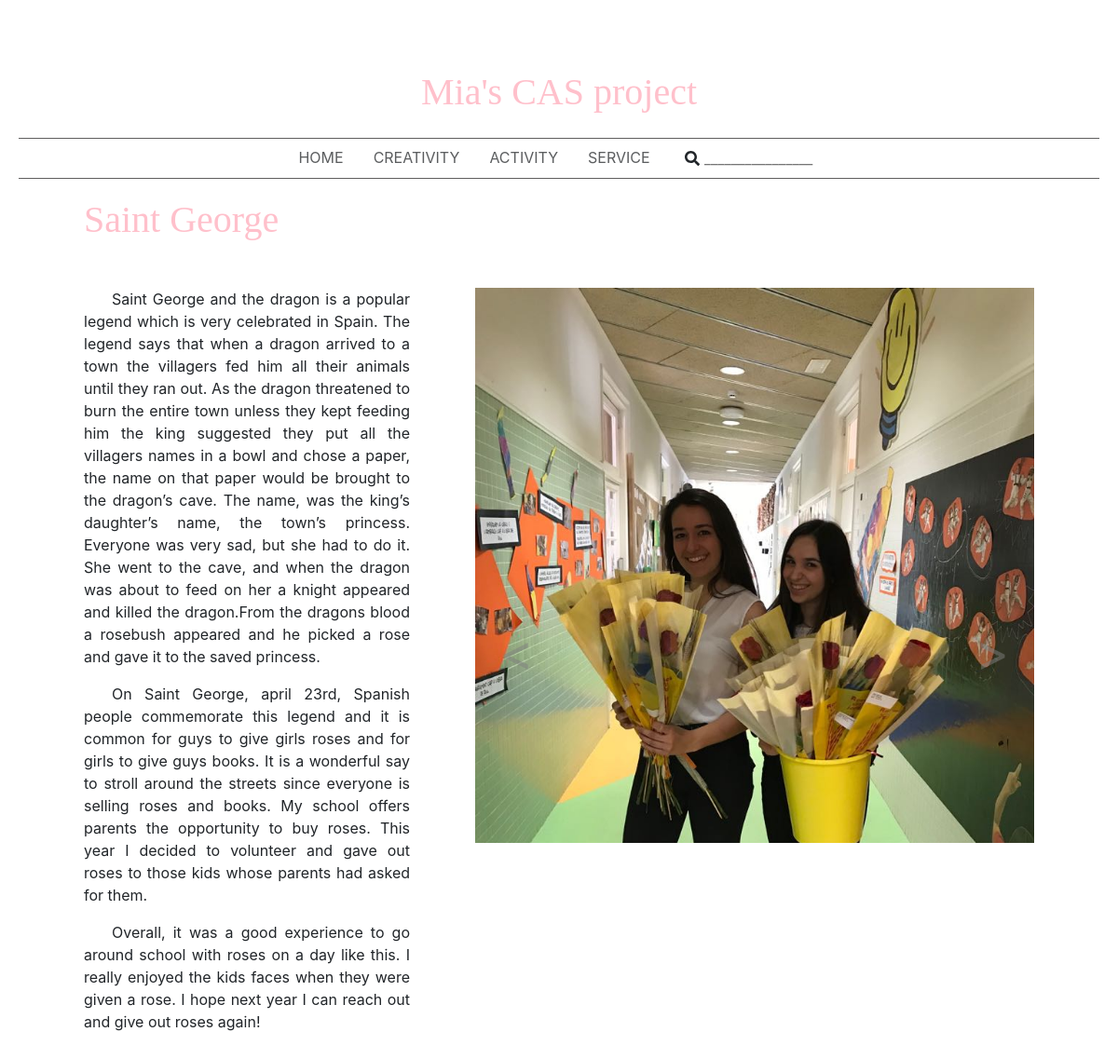
The page /post/14 on the database its author committed.
### tables this page shows
CREATE TABLE "posts"(
	"post_id"       Integer NOT NULL PRIMARY KEY AUTOINCREMENT,
	"post_text"     Text NOT NULL,
	"post_img_name" Text NOT NULL,
	"post_title"    Text NOT NULL,
	"post_date"     Date );

CREATE TABLE "post_images"(
	"post_id"   Integer NOT NULL,
	"img_name"  Text NOT NULL,
	"img_order" Integer NOT NULL );

### application.py (the view)
@application.route('/post/<post_id>')
def post(post_id):
    conn_c = get_db_connection()
    conn_c.execute('SELECT * FROM posts WHERE post_id=?', (post_id,))
    post_info = conn_c.fetchone()
    conn_c.execute('SELECT * FROM post_images WHERE post_id=? ORDER BY img_order', (post_id,))
    imgs_info = conn_c.fetchall()
    num_imgs  = len(imgs_info)
    return render_template('post.html', post_text=post_info['post_text'],
                                        post_title=post_info['post_title'],
                                        post_date=post_info['post_date'],
                                        post_imgs=imgs_info,
                                        num_imgs=num_imgs)

### application.py (called while the page is built)
def get_db_connection():
    import sqlite3
    conn = sqlite3.connect('database.db')
    conn.row_factory = sqlite3.Row
    conn_c = conn.cursor()
    return conn_c

### templates/post.html (shortened to what this page needs)
{% extends "layout.html" %}
{% block content %}
  <h1 class="post_h1">{{ post_title }}</h1>
  <br/>
  <div id="carouselExampleIndicators" class="carousel slide" data-ride="carousel">
    <ol class="carousel-indicators">
      {% for i in range(num_imgs) %}
        <li data-target="#carouselExampleIndicators" data-slide-to="{{i}}" {% if i == 0 %}class="active"{% endif %}></li>
      {% endfor %}
    </ol>
    <div class="carousel-inner">
      {% for img in post_imgs %}
        <div class="carousel-item {% if loop.index == 1 %}active{% endif %}">
          <img class="d-block w-100" src="../static/img/{{img['img_name']}}">
        </div>
      {% endfor %}
    </div>
    {% if post_imgs|length > 1 %}
      <a class="carousel-control-prev" href="#carouselExampleIndicators" role="button" data-slide="prev">
        <span class="carousel-control-prev-icon" aria-hidden="true"></span>
      </a>
      <a class="carousel-control-next" href="#carouselExampleIndicators" role="button" data-slide="next">
        <span class="carousel-control-next-icon" aria-hidden="true"></span>
      </a>
    {% endif %}
  </div>
  <div class="post_p">{{ post_text|safe }}</div>
{% endblock %}

### static/css/main.css (style rules this page uses)
h1 { font-family: "Palatino Linotype", "Book Antiqua", Palatino, serif; color: pink; margin-bottom: 25px; }
img { opacity: 1; object-fit: contain; }
.post_p { text-align: justify; margin-left: 70px; margin-right: 70px; }
.post_p p { text-indent: 30px; }
.post_h1 { margin-left: 70px; margin-right: 70px; }
#carouselExampleIndicators { float: right; width: 600px; margin-left: 70px; margin-right: 70px; }
.carousel-control-prev-icon, .carousel-control-next-icon { height: 100px; width: 100px; outline: black; background-size: 100%, 100%; background-image: none; }
.carousel-control-next-icon:after { content: '>'; font-size: 55px; color: gray; }
.carousel-control-prev-icon:after { content: '<'; font-size: 55px; color: gray; }

### rows shown on the page
posts: post_title "Saint George", post_text "Saint George and the dragon is a popular legend which is very celebrated in Spain. The legend says that when a dragon arrived to a town the villagers fed him all their animals until they ran out. As the dragon threatened to burn the entire town unless they kept feeding him the king suggested they put all the villagers names in a bowl and chose a paper, the name on that paper would be brought to the dragon’s cave. The name, was the king’s daughter’s name, the town’s princess. Everyone was very sad, but she had to do it. She went to the cave, and when the dragon was about to feed on her a knight appeared and killed the dragon.From the dragons blood a rosebush appeared and he picked a rose and…"
post_images: img_name (picture)
